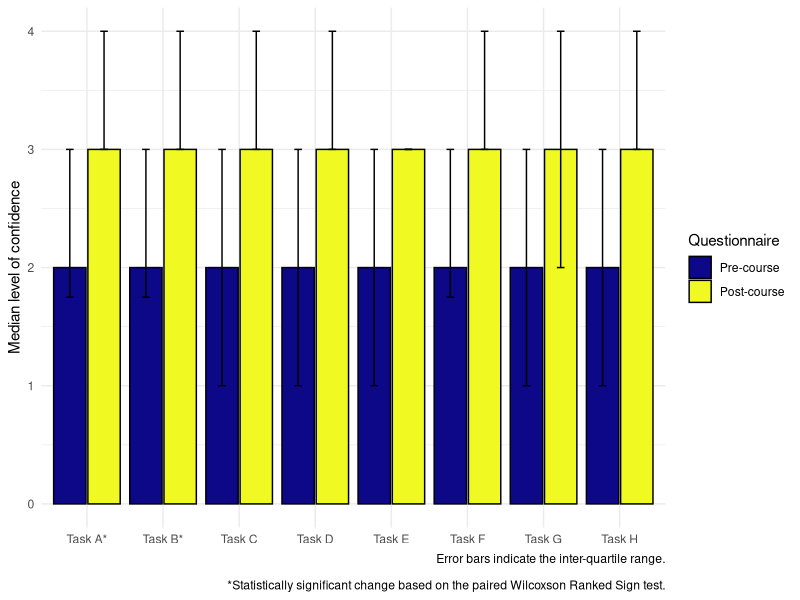
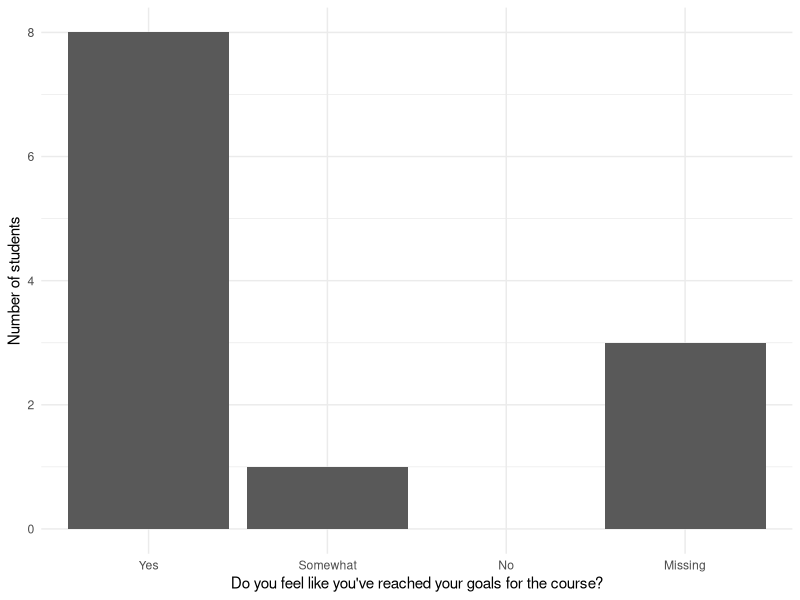
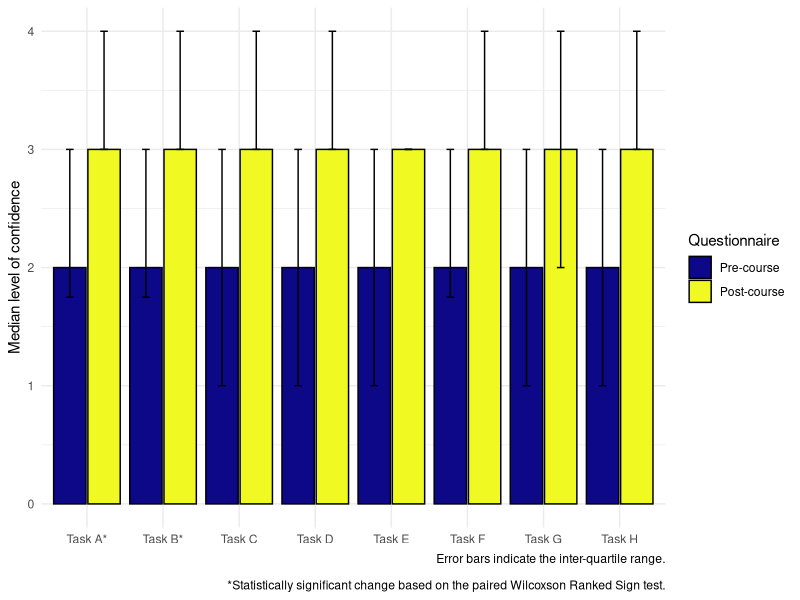
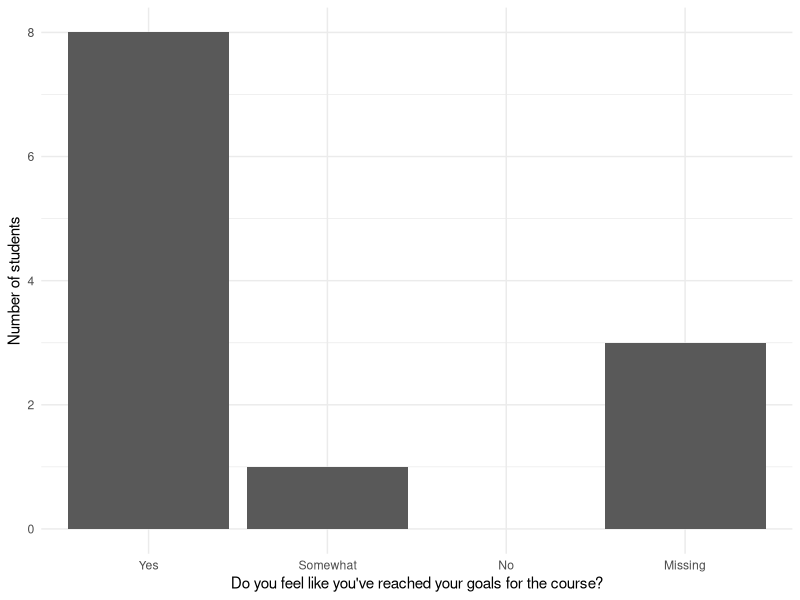

R code for these plots, in order:
#' -----------------------------------------------------------------------------
#' Author: Sheena Martenies
#' Contact: smarte4@illinois.edu
#' Project: HK 513 Reproducibility Deliverable Example
#' 
#' Description: This script is used to generate Figure 1 in the mansucript 
#' presenting the number of students who reported meeting their semester goals
#' for the course.
#' 
#' Add a note here.
#' -----------------------------------------------------------------------------

library(tidyverse)
library(here)
library(ggplot2)
library(ggpubr)
library(rstatix)
library(viridis)

#' Read in the clean data set
data <- read_csv(here("data", "clean_data.csv"))
glimpse(data)
summary(data)

#' ----------------------------
#' Figure 1: Bar chart showing changes in median confidence
#' ----------------------------

#' Function for format the median and IQR
med_iqr <- function(x) {
  med <- median(x, na.rm = T)
  iqr <- IQR(x, na.rm = T)
  miss <- sum(is.na(x))
  med_iqr <- paste0(format(round(med, digits = 1), nsmall = 1), " (", format(round(iqr, digits = 1), nsmall = 1), ")")
  return(med_iqr)
}

#' Long data set with pre- and post scores for each question
data_long_post <- data %>%
  pivot_longer(cols = ends_with("_post"), 
               names_to = "comp", values_to = "conf_score") %>%
  select(id, comp, conf_score) %>%
  mutate(comp = str_remove(comp, "_post"),
         test = "post")
data_long_pre <- select(data, -exp_r_pre) %>%
  pivot_longer(cols = ends_with("_pre"), 
               names_to = "comp", values_to = "conf_score") %>%
  select(id, comp, conf_score) %>%
  mutate(comp = str_remove(comp, "_pre"),
         test = "pre")
data_long <- bind_rows(data_long_post, data_long_pre) %>%
  mutate(test = factor(test, levels = c("pre", "post"),
                       labels = c("Pre-course", "Post-course")),
         comp = factor(comp, labels = c("Task A*", "Task B*", "Task C",
                                        "Task D", "Task E", "Task F",
                                        "Task G", "Task H")))

#' calculate medians
data_long_med <- data_long %>%
  group_by(comp, test) %>%
  summarise(median = median(conf_score, na.rm =T),
            pct25 = quantile(conf_score, probs = 0.25, na.rm = T),
            pct75 = quantile(conf_score, probs = 0.75, na.rm = T))

med_plot <- ggplot() +
  geom_col(data = data_long_med, aes(x = comp, y = median, 
                                      fill = test),
           position = position_dodge(0.9),
           color = "black", width = 0.85, show.legend = T) +
  geom_errorbar(data = data_long_med, aes(x = comp, y = median,
                                           ymin = pct25,
                                           ymax = pct75,
                                           group = test),
                position = position_dodge(0.9), color = "black", width = 0.2) +
  scale_fill_viridis(name = "Questionnaire", discrete = T,  option = "plasma") +
  labs(
    x = NULL,
    y = "Median level of confidence",
    caption = "Error bars indicate the inter-quartile range.\n
    *Statistically significant change based on the paired Wilcoxson Ranked Sign test."
  ) +
  theme_minimal()
med_plot
ggsave(med_plot, filename = here::here("figs", "fig1.jpeg"),
       width = 8, height = 6, units = "in", dpi = 500)

#' ----------------------------
#' Figure 2: Bar chart for the number of students who report meeting their 
#' semester goals
#' ----------------------------

#' Set missing values to 0 to include in the bar chart
data$met_goals[is.na(data$met_goals)] <- 0
data$met_goals_fac <- factor(data$met_goals,
                             levels = c(1, 2, 3, 0),
                             labels = c("Yes", "Somewhat", "No", "Missing"),
                             ordered = T) 

#' Bar chart counting students in each response group
goal_bar <- ggplot(data) +
  geom_bar(aes(x = met_goals_fac),
           position = position_dodge2(preserve = "single")) +
  scale_x_discrete(drop = F, na.value = "Missing") +
  labs(x = "Do you feel like you've reached your goals for the course?",
       y = "Number of students") +
  theme_minimal()
goal_bar
ggsave(goal_bar, filename = here("figs", "fig2.jpeg"),
       units = "in", height = 4, width = 6)
